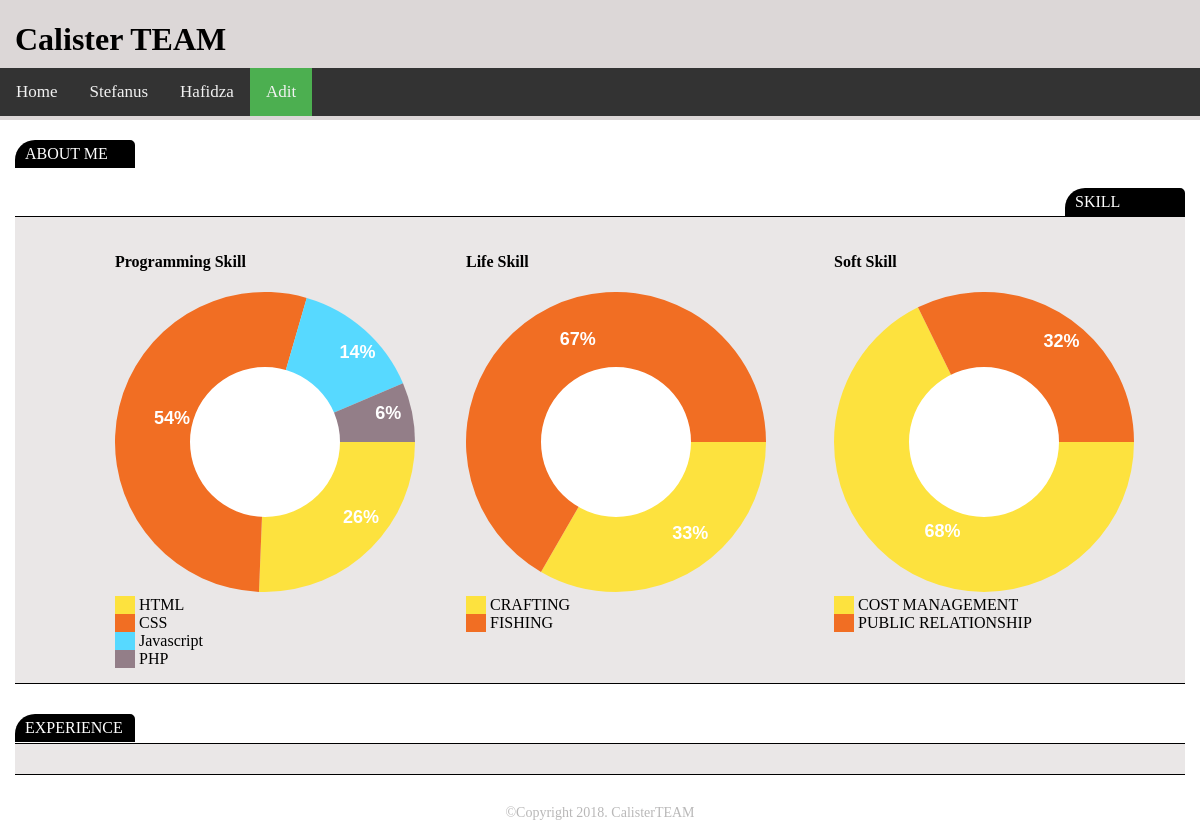
/adit.php, run on an earlier commit of the app's database.
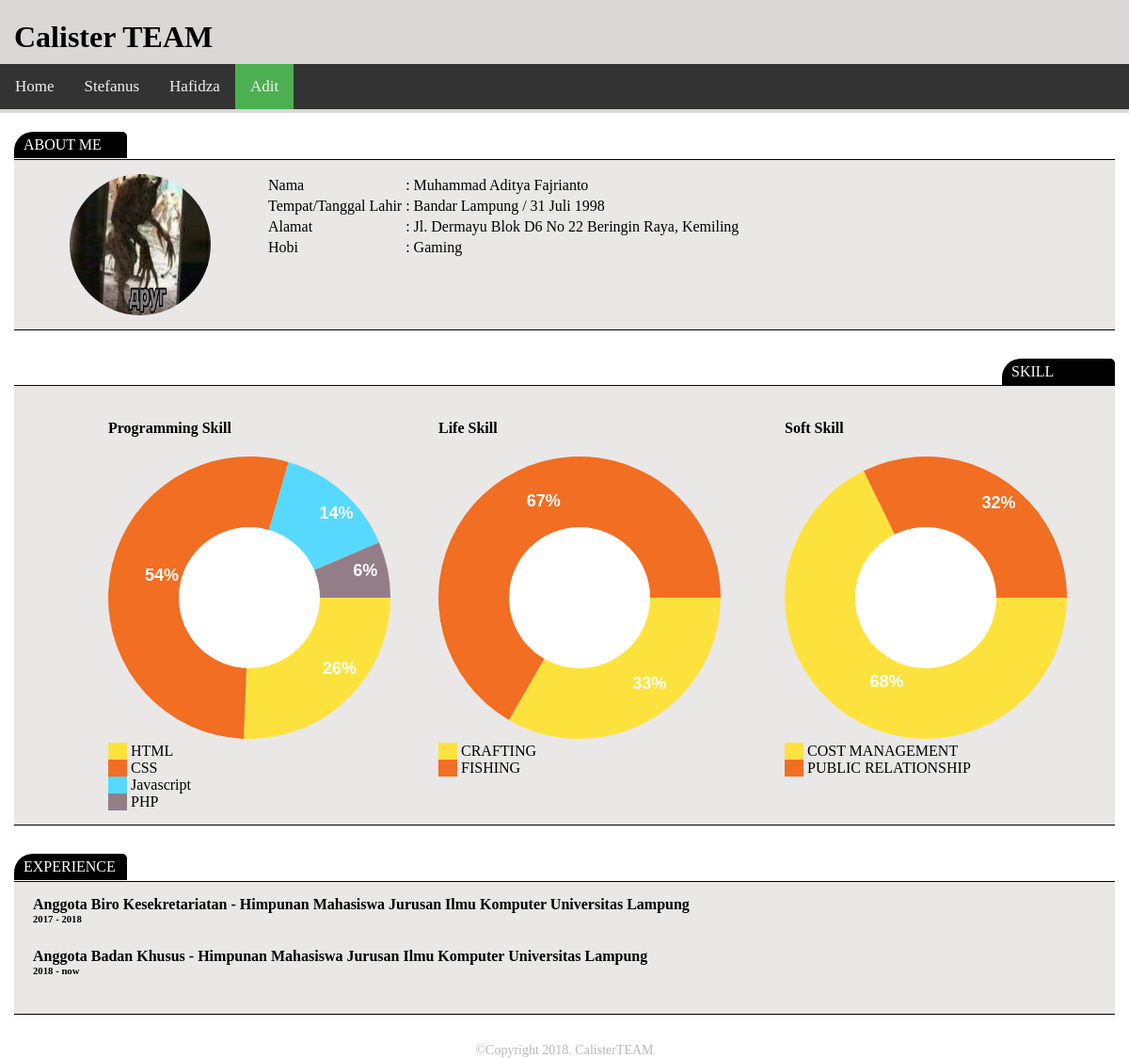
And on a later commit of the database.
### tables this page shows
CREATE TABLE `biodata` (
  `id` int(11) NOT NULL,
  `nama` varchar(100) NOT NULL,
  `tmpt_lahir` varchar(50) NOT NULL,
  `tgl_lahir` date NOT NULL,
  `alamat` text NOT NULL,
  `hobi` varchar(100) NOT NULL
);

CREATE TABLE `experience` (
  `id` int(11) NOT NULL,
  `name` varchar(150) NOT NULL,
  `organization` varchar(100) NOT NULL,
  `start` year(4) NOT NULL,
  `end` year(4) NOT NULL,
  `pemilik` int(11) NOT NULL
);

### adit.php (the view, shortened to what this page needs)
<!DOCTYPE html>
<html>
<head>
	<link rel="stylesheet" type="text/css" href="src/css/style.css">
</head>
<body>
	<div class="top">
		<div class="containt">
			<h1 class="title">Calister TEAM</h1>
			<div class="nav" id="topnav">
				<a href="index">Home</a>
				<a href="stefanus">Stefanus</a>
				<a href="hafidza">Hafidza</a>
				<a href="adit" class="active">Adit</a>
			</div>
		</div>
	</div>
	<div class="label">ABOUT ME</div>
	<?php
		function tgl_indo($tanggal){
			$bulan = array (
			1 =>'Januari',
				'Februari',
				'Maret',
				'April',
				'Mei',
				'Juni',
				'Juli',
				'Agustus',
				'September',
				'Oktober',
				'November',
				'Desember'
			);
			$pecahkan = explode('-', $tanggal);
			return $pecahkan[2] . ' ' . $bulan[ (int)$pecahkan[1] ] . ' ' . $pecahkan[0];
		}
		include 'src/process/connection.php';
		$sql = "SELECT * FROM biodata WHERE id=2";
		$query = mysqli_query($dbconnect, $sql) or die (mysqli_error($dbconnect));
		while($row = mysqli_fetch_array($query)) :
	?>
	<div class="bio">
		<div class="containt">
			<div class="tag">
				<img src="src/img/a2.png">
				<div id="bio">
				<table>
					<tr>
						<td>Nama </td>
						<td>:</td>
						<td><?= $row['nama']; ?></td>
					</tr>
					<tr>
						<td>Tempat/Tanggal Lahir </td>
						<td>:</td>
						<td><?= $row['tmpt_lahir']; ?> / <?= tgl_indo($row['tgl_lahir']); ?></td>
					</tr>
					<tr>
						<td>Alamat </td>
						<td>:</td>
						<td><?= $row['alamat']; ?></td>
					</tr>
					<tr>
						<td>Hobi </td>
						<td>:</td>
						<td><?= $row['hobi']; ?></td>
					</tr>
				</table>
				</div>
			</div>
		</div>
	</div>
	<?php
		endwhile;
	?>
	<div class="label-right">SKILL</div>
	<div class="bio">
		<div class="containt">
			<div class="tag">
				<div id="kiri">
					<h4>Programming Skill</h4>
					<canvas id="myCanvas"></canvas>
					<div id="myLegend"></div>
				</div>
				<?php include "src/diagram/diagram2.php" ?>
				<?php include 'src/diagram/diagram3.php'; ?>
			</div>
		</div>
	</div>
	<div class="label">EXPERIENCE</div>
	<div class="bio">
		<div class="containt">
			<div class="tag">
				<div id="exp">
				<?php
					$sql = "SELECT * FROM experience WHERE pemilik=2";
					$query = mysqli_query($dbconnect, $sql) or die (mysqli_error($dbconnect));
					while($row = mysqli_fetch_array($query)) :
				?>
				<h4><?= $row['name']; ?> - <?= $row['organization']; ?></h4>
				<h6><?= $row['start']; ?> -
					<?php
						if($row['end']=="0000")
							echo "now";
						else
							echo $row['end'];
					?></h6>
				<?php endwhile; ?>
				</div>
			</div>
		</div>
	</div>
	<div id="footer">
		&copyCopyright 2018. CalisterTEAM
	</div>
</body>
</html>

### src/diagram/diagram2.php (shortened to what this page needs)
<div id="tengah">
  <h4>Life Skill</h4>
  <canvas id="myCanvas2"></canvas>
  <div id="myLegend2"></div>
</div>

### src/diagram/diagram3.php (shortened to what this page needs)
<div id="kanan">
  <h4>Soft Skill</h4>
  <canvas id="myCanvas3"></canvas>
  <div id="myLegend3"></div>
</div>

### src/css/style.css (style rules this page uses)
html, body { position: relative; width: 100%; margin: 0; padding: 0; background: #fff; }
.title { font-family: hobo std; margin-left: 10px; }
.containt { width: 1024px; margin: 0 100px; }
.top { overflow: hidden; width: 100%; padding-bottom: 40px; background: #dcd7d7; }
.nav { position: absolute; overflow: hidden; width: 60%; margin-top: -12px; margin-left: 15px; border-radius: 10px; background-color: #333; }
.label { width: 100px; margin-top: 20px; margin-left: 15px; padding: 5px 10px; color: #fff; border-top-left-radius: 20px; border-top-right-radius: 5px; background-color: #000; }
.label-right { float: right; width: 100px; margin-top: 20px; margin-right: 15px; padding: 5px 10px; color: #fff; border-top-left-radius: 20px; border-top-right-radius: 5px; background-color: #000; }
#kiri { float: left; width: 30%; margin-left: 100px; }
#tengah { float: left; overflow: hidden; width: 30%; margin-right: 15px; }
#kanan { float: right; width: 30%; }
#footer { font-size: 14px; bottom: 0; width: 100%; margin-top: 20px; padding: 0; text-align: center; color: #b9b8b8; }
#exp { padding: 0 20px; }
#exp h6 { margin-top: 0; padding-top: 0; padding-bottom: 0; }
#exp h4 { margin: 0; }
.bio { padding: 10px 15px; }
.bio img { float: left; width: 150px; height: 150px; margin-top: 20px; margin-bottom: 20px; border-radius: 50%; }
.tag { overflow: hidden; width: 100%; margin-top: -9px; padding: 15px 0; border-top: 1px solid #000; border-bottom: 1px solid #000; background: #eae7e7; }
#bio { float: left; }
.nav a { font-size: 17px; display: block; float: left; padding: 14px 16px; text-align: center; text-decoration: none; color: #f2f2f2; }
.active { color: white; background-color: #4caf50; }
@media screen and (max-width: 1300px) { .containt { width: 1140px; margin: 0 50px; } }
@media screen and (max-width: 1300px) { .title { margin-left: 15px; } }
@media screen and (max-width: 1300px) { .nav { width: 60%; } }
@media screen and (min-width: 500px) { .containt { width: 100%; margin: 0; } }
@media screen and (min-width: 500px) { .nav { width: 100%; margin-left: 0; border-radius: 0; } }
@media screen and (min-width: 500px) { .top { margin-bottom: 0; } }
@media screen and (min-width: 500px) { .bio img { margin: 0 5%; } }

What changed in the data, as far as the page shows it:
added biodata: nama "Muhammad Aditya Fajrianto", tmpt_lahir "Bandar Lampung", tgl_lahir "31 Juli 1998", alamat "Jl. Dermayu Blok D6 No 22 Beringin Raya, Kemiling", hobi "Gaming"
added experience: name "Anggota Biro Kesekretariatan", organization "Himpunan Mahasiswa Jurusan Ilmu Komputer Universitas Lampung", start "2017", end "2018"
added experience: name "Anggota Badan Khusus", organization "Himpunan Mahasiswa Jurusan Ilmu Komputer Universitas Lampung", start "2018", end "now"
